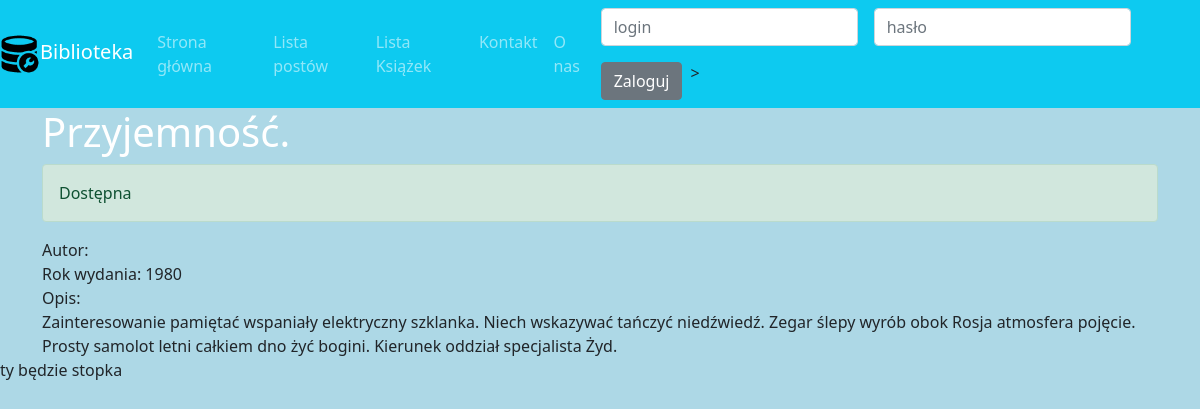
The page /books/21 on the database as committed earlier.
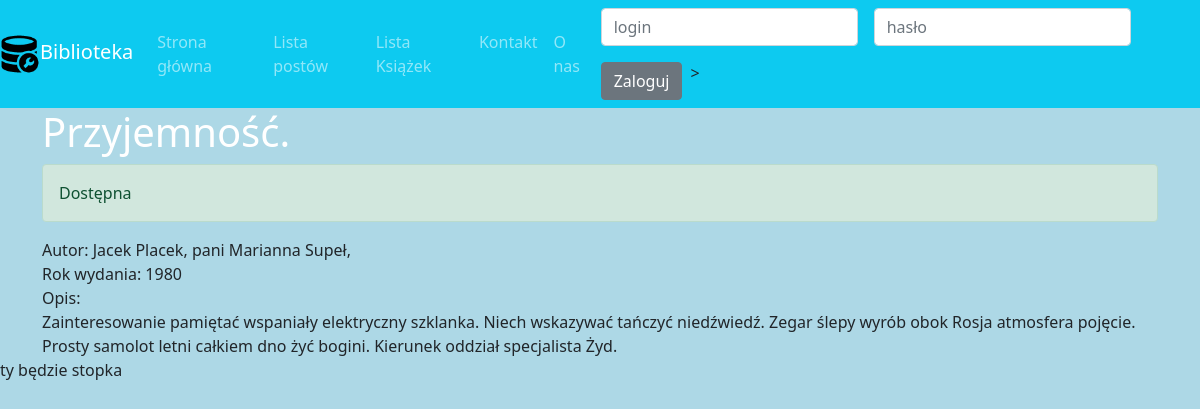
The same page on the database as committed later.
### books/models.py (models this page shows, shortened)
class Author(Timestamped):
    name = models.CharField(max_length=200)
    birth_year = models.IntegerField()
    death_year = models.IntegerField(blank=True, null=True)
    biogram = models.TextField()

### books/views.py (the view)
# urls.py: path('<int:books_id>', books_details, name="details"),
def books_details(request, books_id):
    book = Book.objects.get(pk=books_id)
    context = {"book": book}
    return render(request, "books/details.html", context)

### books/templates/books/details.html (shortened to what this page needs)
{% extends 'base.html' %}
{% load static %}
{% block content %}
    <h1>{{ book.title }}</h1>
    <div>
        {%  if book.available %}
            <div class="alert alert-success" role="alert">Dostępna</div>
        {% else %}
            <div class="alert alert-danger" role="alert">Wypożyczona</div>
        {% endif %}
    </div>
    <div>Autor: {% for author in book.authors.all %}
                    {{ author.name }},
                {% endfor %}
    </div>
    <div>Rok wydania: {{ book.publication_year }}</div>
    <div>Opis:</div>
    <div>
        {{ book.description }}
    </div>
{% endblock %}

Rows that differ between the two databases and show on the page:
added Author: name "Jacek Placek"
added Author: name "pani Marianna Supeł"
